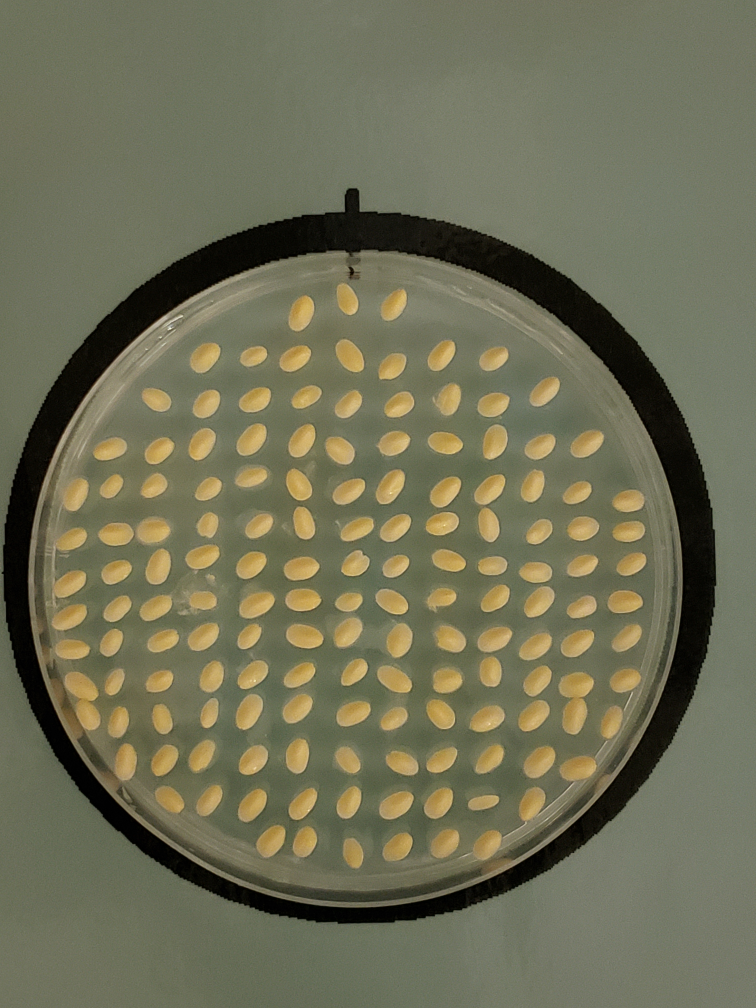
#> input picture image_processing/pics/DH134_E5_P2_Iso.jpeg, 3024 x 4032 px (shown at 1/4 size)
$ python filter_first.py
#> lines starting #> are read from the running program, lines starting #| are printed output that depends on the picture
import cv2
import sys
import numpy as np


tracker = cv2.TrackerCSRT_create()

img = cv2.imread('pics/DH134_E5_P2_Iso.jpeg')
#> img is the input picture: shape (4032, 3024, 3); mean B, G, R 85.7, 110.9, 111.5
height = np.size(img, 0)
#> height = 4032
width = np.size(img, 1)
#> width = 3024
img = cv2.resize(img, (width//9, height//9))
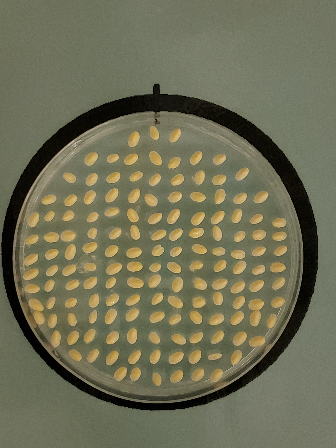
#> img: shape (448, 336, 3); mean B, G, R 85.7, 110.9, 111.5
#> (the run stopped early here; a loop or call above may not have finished)

$ run again, with image_processing/pics/DH134_E4_P2_Iso.jpeg copied over image_processing/pics/DH134_E5_P2_Iso.jpeg
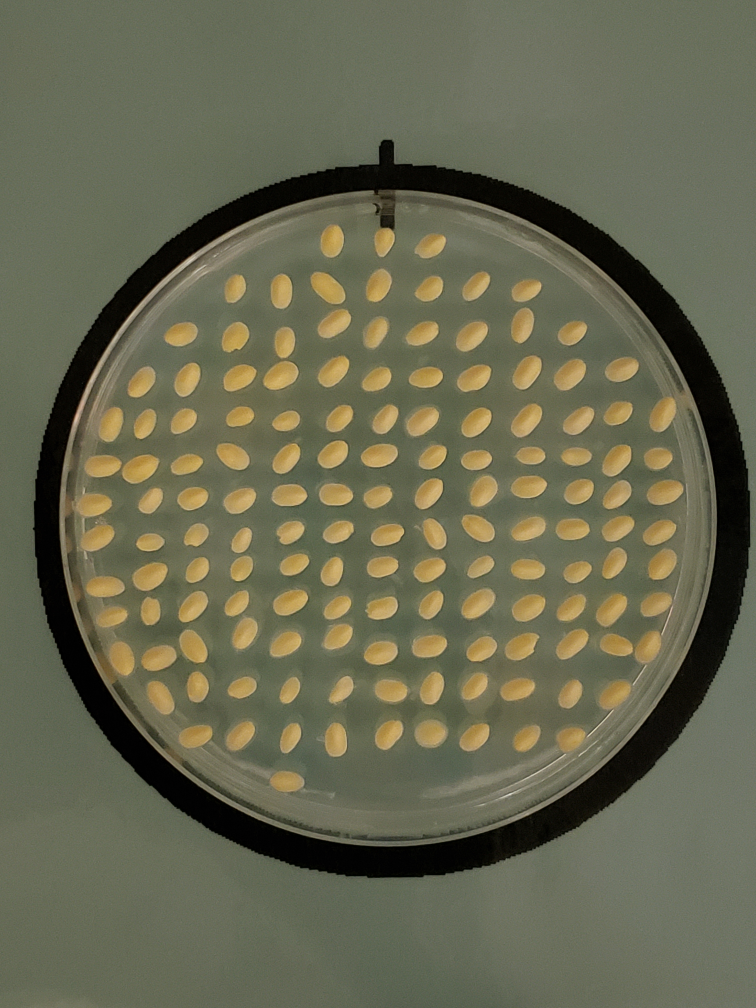
#> input picture image_processing/pics/DH134_E4_P2_Iso.jpeg, 3024 x 4032 px (shown at 1/4 size)
#> img is the input picture: shape (4032, 3024, 3); mean B, G, R 80.5, 104, 104
#> height = 4032
#> width = 3024
#> `img = cv2.resize(img, (width//9, height//9))`:
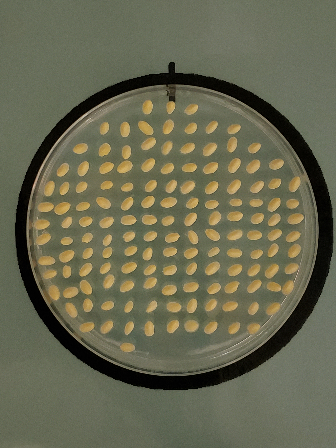
#> img: shape (448, 336, 3); mean B, G, R 80.5, 104, 104

$ run again, with image_processing/pics/DH134_E5_P1_Iso.jpeg copied over image_processing/pics/DH134_E5_P2_Iso.jpeg
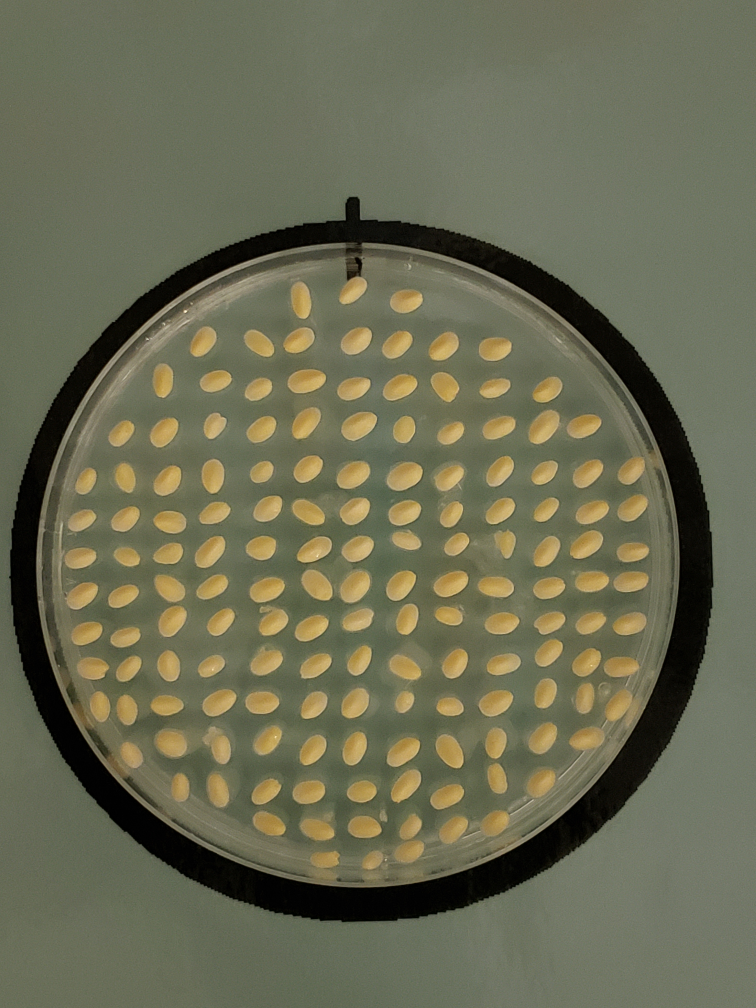
#> input picture image_processing/pics/DH134_E5_P1_Iso.jpeg, 3024 x 4032 px (shown at 1/4 size)
#> img is the input picture: shape (4032, 3024, 3); mean B, G, R 82.9, 107.2, 106.8
#> height = 4032
#> width = 3024
#> `img = cv2.resize(img, (width//9, height//9))`:
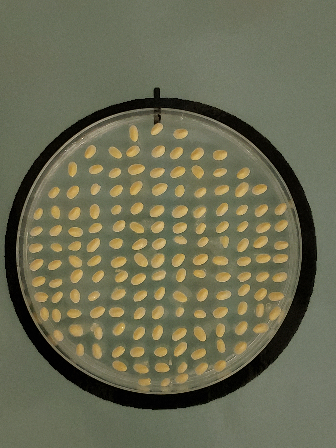
#> img: shape (448, 336, 3); mean B, G, R 83, 107.2, 106.8

$ run again, with image_processing/pics/DH134_E6_P1_Iso.jpeg copied over image_processing/pics/DH134_E5_P2_Iso.jpeg
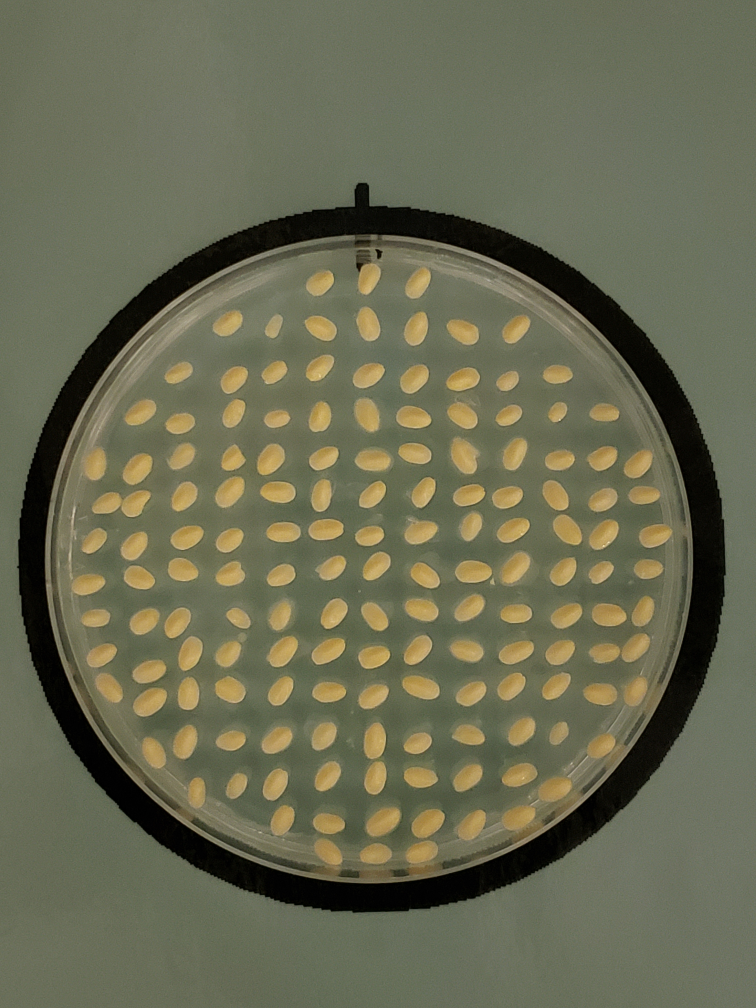
#> input picture image_processing/pics/DH134_E6_P1_Iso.jpeg, 3024 x 4032 px (shown at 1/4 size)
#> img is the input picture: shape (4032, 3024, 3); mean B, G, R 82.1, 106.4, 105.7
#> height = 4032
#> width = 3024
#> `img = cv2.resize(img, (width//9, height//9))`:
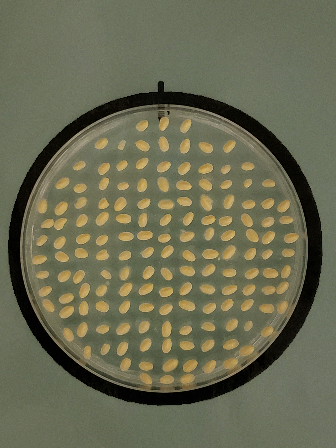
#> img: shape (448, 336, 3); mean B, G, R 82.1, 106.4, 105.7
